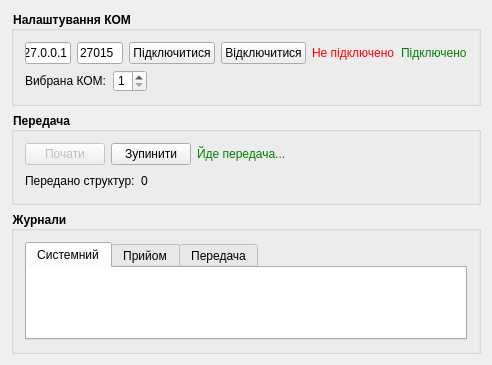
<?xml version="1.0" encoding="UTF-8"?>
<ui version="4.0">
 <class>ControllerWindow</class>
 <widget class="QWidget" name="ControllerWindow">
  <property name="geometry">
   <rect>
    <x>0</x>
    <y>0</y>
    <width>492</width>
    <height>357</height>
   </rect>
  </property>
  <property name="windowTitle">
   <string>Керуюча обчислювальна машина</string>
  </property>
  <layout class="QVBoxLayout" name="verticalLayout_7">
   <item>
    <widget class="QGroupBox" name="groupBox">
     <property name="styleSheet">
      <string notr="true">QGroupBox {
	font-weight: bold;
}</string>
     </property>
     <property name="title">
      <string>Налаштування КОМ</string>
     </property>
     <layout class="QVBoxLayout" name="verticalLayout">
      <item>
       <layout class="QHBoxLayout" name="horizontalLayout">
        <item>
         <widget class="QLineEdit" name="ipInput">
          <property name="text">
           <string>127.0.0.1</string>
          </property>
          <property name="maxLength">
           <number>32767</number>
          </property>
          <property name="placeholderText">
           <string>IP серверу</string>
          </property>
         </widget>
        </item>
        <item>
         <widget class="QLineEdit" name="portInput">
          <property name="text">
           <string>27015</string>
          </property>
          <property name="maxLength">
           <number>32767</number>
          </property>
          <property name="placeholderText">
           <string>Порт</string>
          </property>
         </widget>
        </item>
        <item>
         <widget class="QPushButton" name="connectButton">
          <property name="enabled">
           <bool>true</bool>
          </property>
          <property name="text">
           <string>Підключитися</string>
          </property>
         </widget>
        </item>
        <item>
         <widget class="QPushButton" name="disconnectButton">
          <property name="enabled">
           <bool>true</bool>
          </property>
          <property name="text">
           <string>Відключитися</string>
          </property>
         </widget>
        </item>
        <item>
         <widget class="QLabel" name="disconnectedLabel">
          <property name="styleSheet">
           <string notr="true">QLabel {
	color: red;
}</string>
          </property>
          <property name="text">
           <string>Не підключено</string>
          </property>
         </widget>
        </item>
        <item>
         <widget class="QLabel" name="connectedLabel">
          <property name="styleSheet">
           <string notr="true">QLabel {
	color: green;
}</string>
          </property>
          <property name="text">
           <string>Підключено</string>
          </property>
         </widget>
        </item>
        <item>
         <spacer name="horizontalSpacer">
          <property name="orientation">
           <enum>Qt::Horizontal</enum>
          </property>
          <property name="sizeHint" stdset="0">
           <size>
            <width>48</width>
            <height>19</height>
           </size>
          </property>
         </spacer>
        </item>
       </layout>
      </item>
      <item>
       <layout class="QHBoxLayout" name="horizontalLayout_4" stretch="0,0,0">
        <item>
         <layout class="QHBoxLayout" name="horizontalLayout_2">
          <item>
           <widget class="QLabel" name="label_2">
            <property name="text">
             <string>Вибрана КОМ:</string>
            </property>
           </widget>
          </item>
          <item>
           <widget class="QSpinBox" name="clientSpinBox">
            <property name="minimum">
             <number>1</number>
            </property>
            <property name="maximum">
             <number>4</number>
            </property>
           </widget>
          </item>
         </layout>
        </item>
        <item>
         <spacer name="horizontalSpacer_2">
          <property name="orientation">
           <enum>Qt::Horizontal</enum>
          </property>
          <property name="sizeHint" stdset="0">
           <size>
            <width>40</width>
            <height>20</height>
           </size>
          </property>
         </spacer>
        </item>
        <item>
         <layout class="QHBoxLayout" name="horizontalLayout_3"/>
        </item>
       </layout>
      </item>
     </layout>
    </widget>
   </item>
   <item>
    <widget class="QGroupBox" name="groupBox_2">
     <property name="styleSheet">
      <string notr="true">QGroupBox {
	font-weight: bold;
}</string>
     </property>
     <property name="title">
      <string>Передача</string>
     </property>
     <layout class="QVBoxLayout" name="verticalLayout_2">
      <item>
       <layout class="QHBoxLayout" name="horizontalLayout_5">
        <item>
         <widget class="QPushButton" name="startSendingButton">
          <property name="enabled">
           <bool>false</bool>
          </property>
          <property name="text">
           <string>Почати</string>
          </property>
         </widget>
        </item>
        <item>
         <widget class="QPushButton" name="stopSendingButton">
          <property name="enabled">
           <bool>true</bool>
          </property>
          <property name="text">
           <string>Зупинити</string>
          </property>
         </widget>
        </item>
        <item>
         <widget class="QLabel" name="sendingLabel">
          <property name="styleSheet">
           <string notr="true">QLabel {
	color: green;
}</string>
          </property>
          <property name="text">
           <string>Йде передача...</string>
          </property>
         </widget>
        </item>
        <item>
         <spacer name="horizontalSpacer_3">
          <property name="orientation">
           <enum>Qt::Horizontal</enum>
          </property>
          <property name="sizeHint" stdset="0">
           <size>
            <width>40</width>
            <height>20</height>
           </size>
          </property>
         </spacer>
        </item>
       </layout>
      </item>
      <item>
       <layout class="QHBoxLayout" name="horizontalLayout_6" stretch="0,0,1">
        <item>
         <widget class="QLabel" name="label_5">
          <property name="text">
           <string>Передано структур:</string>
          </property>
         </widget>
        </item>
        <item>
         <widget class="QLabel" name="sentStructures">
          <property name="text">
           <string>0</string>
          </property>
         </widget>
        </item>
        <item>
         <spacer name="horizontalSpacer_4">
          <property name="orientation">
           <enum>Qt::Horizontal</enum>
          </property>
          <property name="sizeHint" stdset="0">
           <size>
            <width>40</width>
            <height>20</height>
           </size>
          </property>
         </spacer>
        </item>
       </layout>
      </item>
     </layout>
    </widget>
   </item>
   <item>
    <widget class="QGroupBox" name="groupBox_3">
     <property name="styleSheet">
      <string notr="true">QGroupBox {
	font-weight: bold;
}</string>
     </property>
     <property name="title">
      <string>Журнали</string>
     </property>
     <layout class="QVBoxLayout" name="verticalLayout_3">
      <item>
       <widget class="QTabWidget" name="tabWidget">
        <property name="currentIndex">
         <number>0</number>
        </property>
        <widget class="QWidget" name="tab">
         <attribute name="title">
          <string>Системний</string>
         </attribute>
         <layout class="QVBoxLayout" name="verticalLayout_4">
          <property name="leftMargin">
           <number>0</number>
          </property>
          <property name="topMargin">
           <number>0</number>
          </property>
          <property name="rightMargin">
           <number>0</number>
          </property>
          <property name="bottomMargin">
           <number>0</number>
          </property>
          <item>
           <widget class="QPlainTextEdit" name="systemLog">
            <property name="whatsThis">
             <string>system</string>
            </property>
            <property name="frameShape">
             <enum>QFrame::NoFrame</enum>
            </property>
           </widget>
          </item>
         </layout>
        </widget>
        <widget class="QWidget" name="tab_2">
         <attribute name="title">
          <string>Прийом</string>
         </attribute>
         <layout class="QVBoxLayout" name="verticalLayout_5">
          <property name="leftMargin">
           <number>0</number>
          </property>
          <property name="topMargin">
           <number>0</number>
          </property>
          <property name="rightMargin">
           <number>0</number>
          </property>
          <property name="bottomMargin">
           <number>0</number>
          </property>
          <item>
           <widget class="QPlainTextEdit" name="recieveLog">
            <property name="whatsThis">
             <string>recieve</string>
            </property>
            <property name="frameShape">
             <enum>QFrame::NoFrame</enum>
            </property>
           </widget>
          </item>
         </layout>
        </widget>
        <widget class="QWidget" name="tab_3">
         <attribute name="title">
          <string>Передача</string>
         </attribute>
         <layout class="QVBoxLayout" name="verticalLayout_6">
          <property name="leftMargin">
           <number>0</number>
          </property>
          <property name="topMargin">
           <number>0</number>
          </property>
          <property name="rightMargin">
           <number>0</number>
          </property>
          <property name="bottomMargin">
           <number>0</number>
          </property>
          <item>
           <widget class="QPlainTextEdit" name="sendLog">
            <property name="whatsThis">
             <string>send</string>
            </property>
            <property name="frameShape">
             <enum>QFrame::NoFrame</enum>
            </property>
           </widget>
          </item>
         </layout>
        </widget>
       </widget>
      </item>
     </layout>
    </widget>
   </item>
  </layout>
 </widget>
 <layoutdefault spacing="6" margin="11"/>
 <resources/>
 <connections/>
</ui>
